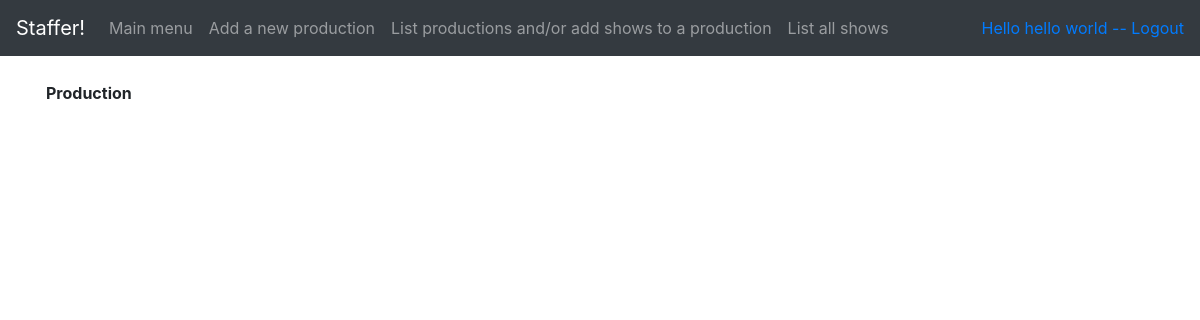
The page /productions/ (signed in) on the database as committed earlier.
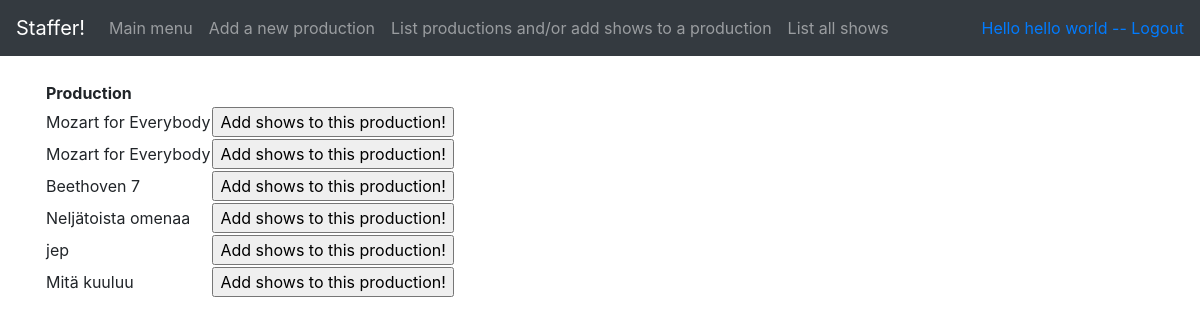
The same page on the database as committed later.
### application/productions/models.py (models this page shows, shortened)
class Production(db.Model):
    __tablename__ = "production"
    id = db.Column(db.Integer, primary_key=True)
    date_modified = db.Column(db.DateTime, default=db.func.current_timestamp(),
    onupdate=db.func.current_timestamp())
    name = db.Column(db.String(144), nullable=False)
    shows = db.relationship("Show", backref='production', lazy=True)

### application/productions/views.py (the view)
@app.route("/productions/", methods=["GET"])
@login_required
def productions_index():
    return render_template("productions/list.html", productions = Production.query.all())

### application/__init__.py (called while the page is built)
@login_manager.user_loader
def load_user(user_id):
    return User.query.get(user_id)

### application/templates/productions/list.html
{% extends "layout.html" %}
{% block body %}
  <table>
    <tr>
      <th>Production</th>
      <th></th>
    </tr>
    {% for production in productions %}
    <tr>
      <td>{{ production.name }}</td>
      <td>
        <form method="GET" action="{{ url_for('add_shows_to_production', production_id=production.id) }}">
          <input type="submit" value="Add shows to this production!"/>
        </form>
      </td>
    </tr>
    {% endfor %}
  </table>
{% endblock %}

Rows that differ between the two databases and show on the page:
added Production: name "Mozart for Everybody"
added Production: name "Mozart for Everybody"
added Production: name "Beethoven 7"
added Production: name "Neljätoista omenaa"
added Production: name "jep"
added Production: name "Mitä kuuluu"
